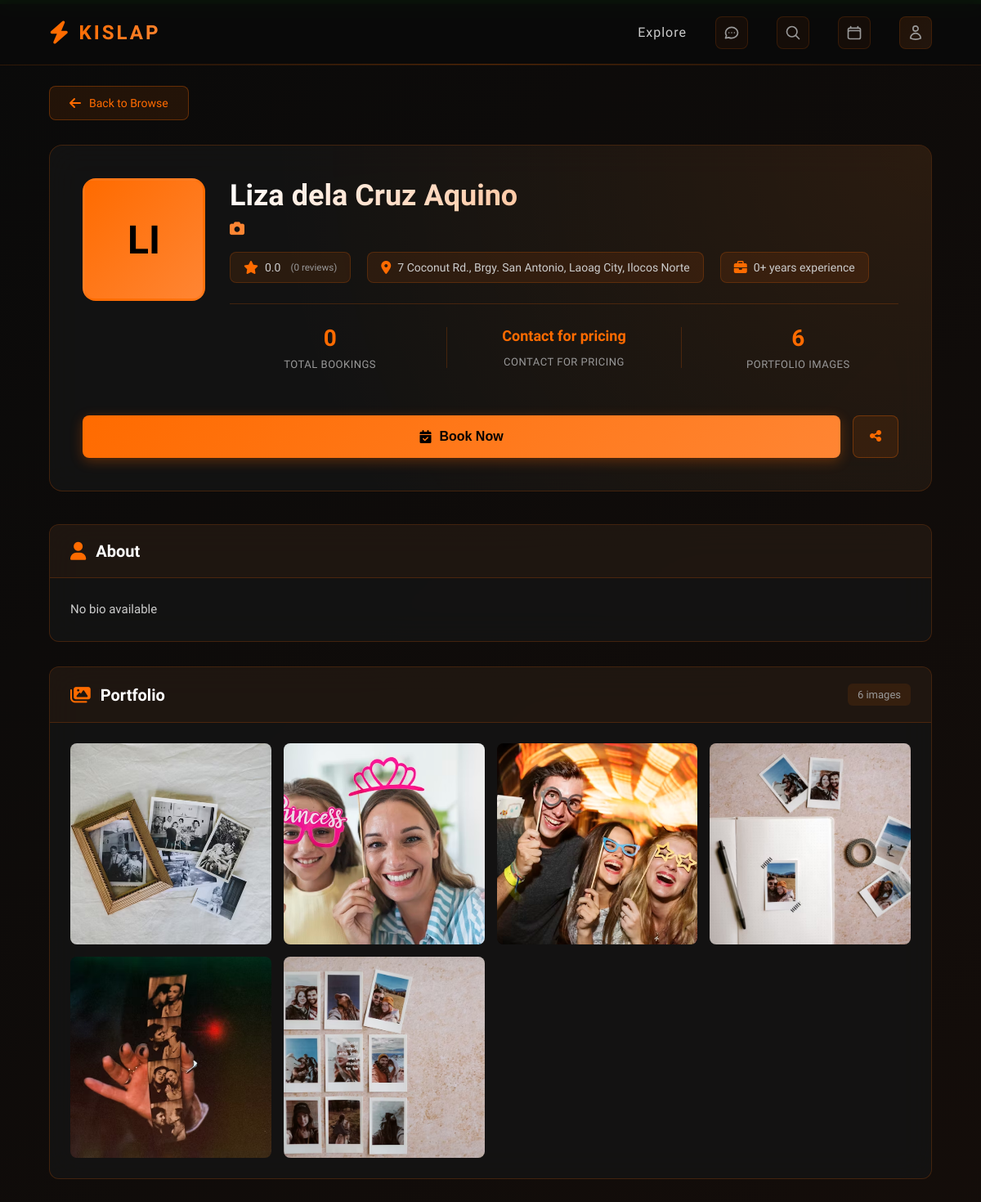
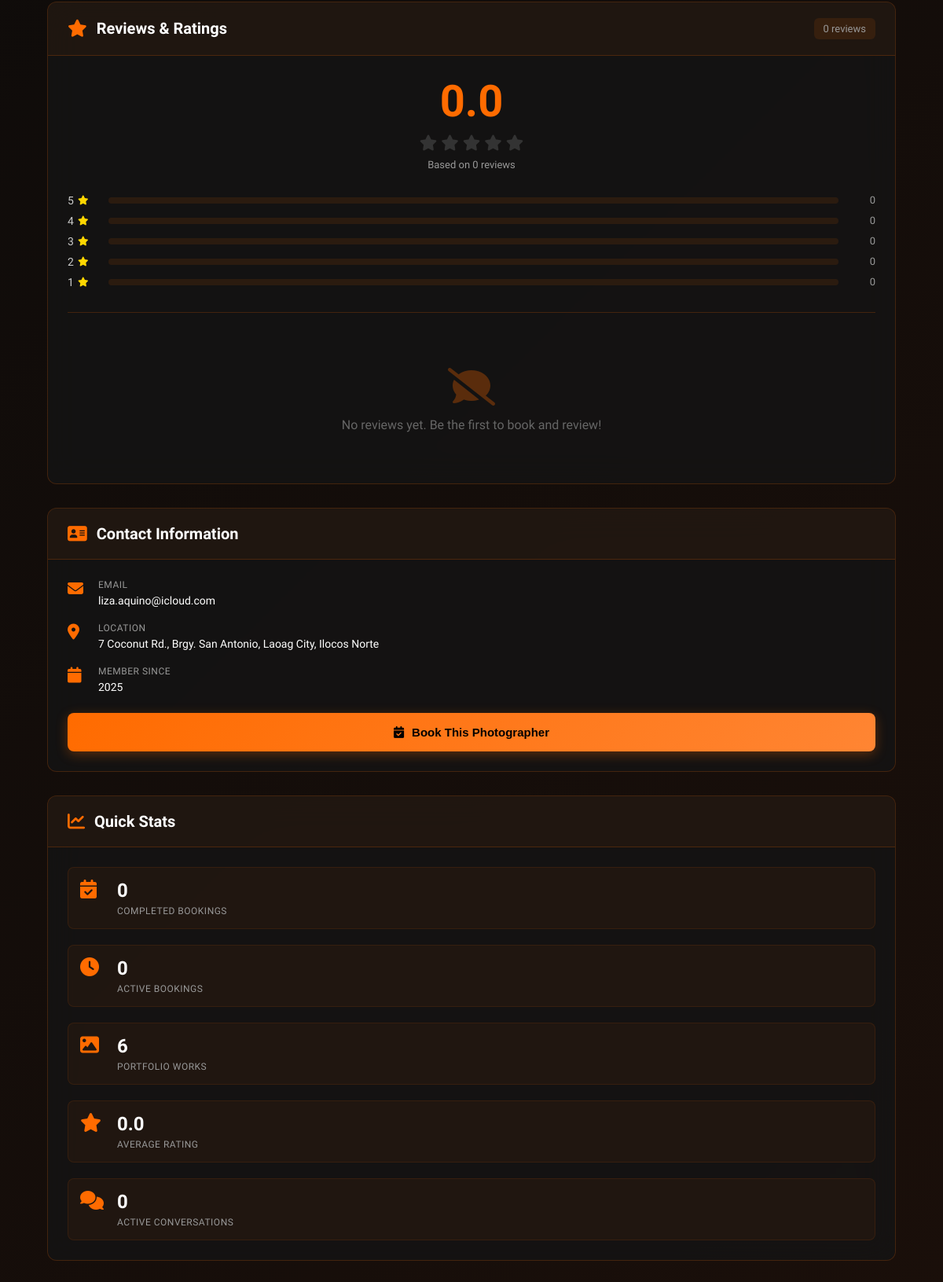
/index.php?controller=Browse&action=viewProfile&id=5, run on the app's committed database (2 pictures, top to bottom).
### tables this page shows
CREATE TABLE `workers` (
  `worker_id` int(11) NOT NULL,
  `application_id` int(11) DEFAULT NULL,
  `status` enum('active','suspended','banned') NOT NULL DEFAULT 'active',
  `suspended_until` timestamp NULL DEFAULT NULL,
  `suspension_reason` text DEFAULT NULL,
  `suspended_by` int(11) DEFAULT NULL,
  `suspended_at` timestamp NULL DEFAULT NULL,
  `lastName` varchar(100) NOT NULL,
  `firstName` varchar(100) NOT NULL,
  `middleName` varchar(100) DEFAULT NULL,
  `email` varchar(255) NOT NULL,
  `phoneNumber` varchar(20) NOT NULL,
  `password` varchar(255) NOT NULL,
  `address` text DEFAULT NULL,
  `specialty` varchar(100) DEFAULT NULL,
  `experience_years` int(11) DEFAULT 0,
  `bio` text DEFAULT NULL,
  `profile_photo` varchar(255) DEFAULT NULL,
  `total_ratings` int(11) DEFAULT 0,
  `total_bookings` int(11) DEFAULT 0,
  `total_earnings` decimal(10,2) DEFAULT 0.00,
  `created_at` timestamp NOT NULL DEFAULT current_timestamp(),
  `updated_at` timestamp NOT NULL DEFAULT current_timestamp() ON UPDATE current_timestamp(),
  `average_rating` decimal(3,2) DEFAULT 0.00
);

CREATE TABLE `worker_works` (
  `work_id` int(11) NOT NULL,
  `worker_id` int(11) NOT NULL,
  `image_path` varchar(255) NOT NULL,
  `uploaded_at` timestamp NOT NULL DEFAULT current_timestamp()
);

### views/home/profile.php (the view, shortened to what the rows shown need)
<?php
$photographer = $worker ?? null;
$fullName = trim(
    ($photographer['firstName'] ?? '') . ' ' .
    ($photographer['middleName'] ?? '') . ' ' .
    ($photographer['lastName'] ?? '')
);
$businessName = $photographer['display_name'] ?? $fullName;
$bio = $photographer['bio'] ?? 'No bio available';
$location = $photographer['address'] ?? 'Philippines';
$yearsExperience = $photographer['experience_years'] ?? 0;
$email = $photographer['email'] ?? '';
$joinedDate = $photographer['created_at'] ?? '';
$stats = $workerStats ?? [];
$totalBookings = intval($stats['total_bookings'] ?? $photographer['total_bookings'] ?? 0);
$rating = floatval($stats['average_rating'] ?? $photographer['average_rating'] ?? 0);
$reviewsCount = intval($stats['total_ratings'] ?? $photographer['total_ratings'] ?? 0);
$joinedYear = $joinedDate ? date('Y', strtotime($joinedDate)) : date('Y');
?>
<!DOCTYPE html>
<html lang="en">
<head>
    <link href="https://cdnjs.cloudflare.com/ajax/libs/font-awesome/6.4.0/css/all.min.css" rel="stylesheet">
    <link rel="stylesheet" href="/Kislap/public/css/style.css" type="text/css">
    <link rel="stylesheet" href="/Kislap/public/css/viewProfile.css?v=<?php echo rand(1000, 9999) . time(); ?>" type="text/css">
    <link rel="stylesheet" href="/Kislap/public/css/packages.css?v=<?php echo time(); ?>" type="text/css">
</head>
<body>
<?php require __DIR__ . '/../shared/navbar.php'; ?>
<div class="profile-container">
    <div class="profile-header">
        <div class="profile-header-content">
            <div class="profile-main-info">
                <div class="profile-details">
                    <h1 class="profile-name"><?php echo htmlspecialchars($businessName); ?></h1>
                    <div class="profile-meta-row">
                        <div class="meta-badge">
                            <i class="fas fa-star"></i>
                            <span><?php echo number_format($rating, 1); ?></span>
                            <small>(<?php echo $reviewsCount; ?> reviews)</small>
                        </div>
                        <div class="meta-badge">
                            <i class="fas fa-map-marker-alt"></i>
                            <span><?php echo htmlspecialchars($location); ?></span>
                        </div>
                        <div class="meta-badge">
                            <i class="fas fa-briefcase"></i>
                            <span><?php echo $yearsExperience; ?>+ years experience</span>
                        </div>
                    </div>
                    <div class="profile-stats">
                        <div class="stat-item">
                            <span class="stat-number"><?php echo $totalBookings; ?></span>
                            <span class="stat-label">Total Bookings</span>
                        </div>
                    </div>
                </div>
            </div>
        </div>
    </div>
    <div class="profile-content-grid">
        <div class="profile-left-column">
            <div class="profile-section">
                <div class="section-header">
                    <h2><i class="fas fa-user"></i> About</h2>
                </div>
                <div class="section-content">
                    <p class="bio-text"><?php echo nl2br(htmlspecialchars($bio)); ?></p>
                </div>
            </div>
            <div class="profile-section">
                <div class="section-header">
                    <h2><i class="fas fa-images"></i> Portfolio</h2>
                </div>
                <div class="section-content">
                    <?php if (!empty($recentWork)): ?>
                        <div class="portfolio-grid">
                            <?php foreach ($recentWork as $index => $work): ?>
                                <div class="portfolio-item" onclick="openLightbox(<?php echo $index; ?>)">
                                    <?php
                                    $imagePath = $work['image_path'];
                                    if (!str_starts_with($imagePath, '/Kislap/') && !str_starts_with($imagePath, 'http')) {
                                        $imagePath = '/Kislap/' . $imagePath;
                                    }
                                    ?>
                                    <img src="<?php echo htmlspecialchars($imagePath); ?>"
                                         alt=""
                                         loading="lazy"
                                         onerror="this.parentElement.style.display='none'">
                                </div>
                            <?php endforeach; ?>
                        </div>
                    <?php endif; ?>
                </div>
            </div>
            <div class="profile-section">
                <div class="section-header">
                    <h2><i class="fas fa-star"></i> Reviews & Ratings</h2>
                    <span class="review-count"><?php echo $reviewsCount; ?> reviews</span>
                </div>
                <div class="section-content">
                    <div class="rating-overview">
                        <div class="rating-score">
                            <span class="score-number"><?php echo number_format($rating, 1); ?></span>
                            <div class="score-stars">
                                <?php for ($i = 1; $i <= 5; $i++): ?>
                                    <i class="fas fa-star <?php echo $i <= round($rating) ? 'active' : ''; ?>"></i>
                                <?php endfor; ?>
                            </div>
                            <p class="score-label">Based on <?php echo $reviewsCount; ?> reviews</p>
                        </div>
                    </div>
                </div>
            </div>
        </div>
        <div class="profile-right-column">
            <div class="profile-section">
                <div class="section-header">
                    <h2><i class="fas fa-address-card"></i> Contact Information</h2>
                </div>
                <div class="section-content">
                    <div class="contact-list">
                        <?php if ($email): ?>
                            <div class="contact-item">
                                <i class="fas fa-envelope"></i>
                                <div>
                                    <span class="contact-label">Email</span>
                                    <a href="mailto:<?php echo htmlspecialchars($email); ?>" class="contact-value">
                                        <?php echo htmlspecialchars($email); ?>
                                    </a>
                                </div>
                            </div>
                        <?php endif; ?>
                        <div class="contact-item">
                            <div>
                                <span class="contact-label">Location</span>
                                <span class="contact-value"><?php echo htmlspecialchars($location); ?></span>
                            </div>
                        </div>
                        <?php if ($joinedDate): ?>
                            <div class="contact-item">
                                <i class="fas fa-calendar"></i>
                                <div>
                                    <span class="contact-label">Member Since</span>
                                    <span class="contact-value"><?php echo $joinedYear; ?></span>
                                </div>
                            </div>
                        <?php endif; ?>
                    </div>
                </div>
            </div>
            <div class="profile-section">
                <div class="section-header">
                    <h2><i class="fas fa-chart-line"></i> Quick Stats</h2>
                </div>
                <div class="section-content">
                    <div class="quick-stats-list">
                        <div class="quick-stat">
                            <div>
                                <span class="stat-value"><?php echo number_format($rating, 1); ?></span>
                                <span class="stat-label">Average Rating</span>
                            </div>
                        </div>
                    </div>
                </div>
            </div>
        </div>
    </div>
</div>
</body>
</html>

### data on the page
workers: average_rating "0.0", total_ratings "0", address "7 Coconut Rd., Brgy. San Antonio, Laoag City, Ilocos Norte", experience_years "0", total_bookings "0", bio "No bio available", email "liza.aquino@icloud.com"
worker_works: shows a picture
worker_works: shows a picture
worker_works: shows a picture
worker_works: shows a picture
worker_works: shows a picture
worker_works: shows a picture

### other printed values
substr($businessName, 0, 2) "LI"
$businessName "Liza dela Cruz Aquino"
$priceRangeText "Contact for pricing"
$priceDescription "CONTACT FOR PRICING"
count($portfolioImages) "6"
count($recentWork) "6"
$stars "5"
$count "0"
$stars "4"
$stars "3"
$stars "2"
$stars "1"
$completedBookings "0"
$pendingBookings "0"
$activeConversations "0"
